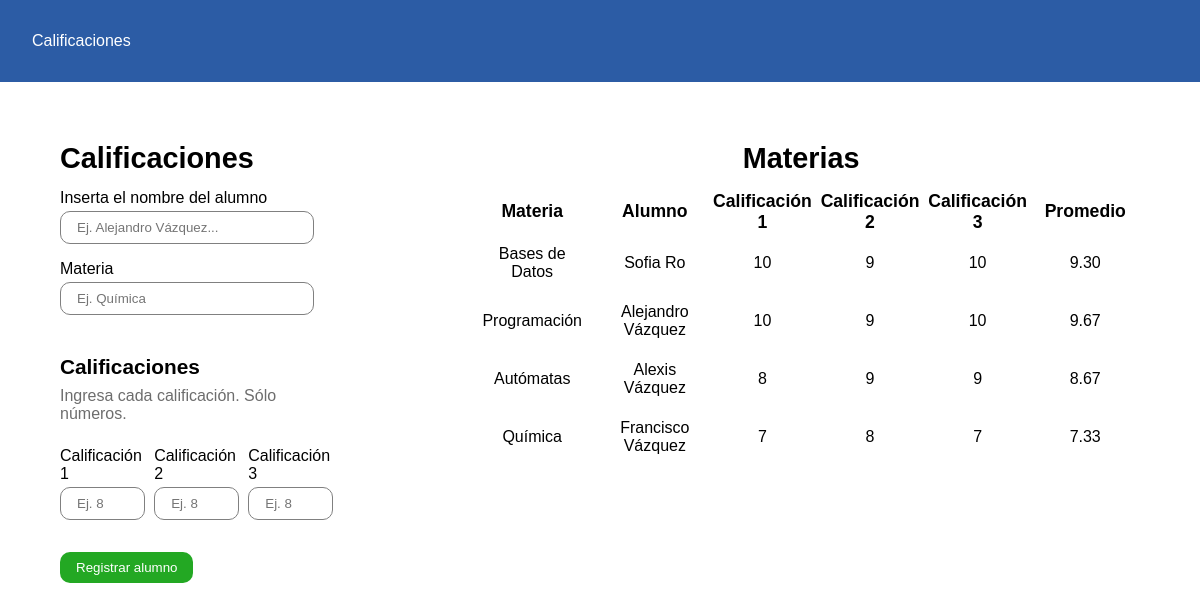
The page / on the database its author committed.
### calificaciones/models.py (models this page shows)
class ListaCalificacion(models.Model):
    alumno= models.CharField('Nombre del alumno', max_length=50)
    materia = models.CharField('Materia', max_length=50)
    calificacion1 = models.IntegerField('Calificación 1')
    calificacion2 = models.IntegerField('Calificación 2')
    calificacion3 = models.IntegerField('Calificación 3')
    promedio = models.DecimalField('Promedio', max_digits=3, decimal_places=2)

### calificaciones/views.py (the view)
# urls.py: path('', views.index, name='index'),
def index(request):
    calificaciones = ListaCalificacion.objects.all()
    return render(request, 'index.html', {"calificaciones": calificaciones})

### templates/index.html (shortened to what this page needs)
<!DOCTYPE html>
<html lang="en">
<head>
</head>
<body>
	<div class="navbar">
		<p>Calificaciones</p>
	</div>
	<div class="row">
		<div class="calificaciones">
			<h2>Calificaciones</h2>
			<form class="formulario" method="POST" action="add">
				<p>Inserta el nombre del alumno</p>
				<input type="text" name="nombre" placeholder="Ej. Alejandro Vázquez...">
				<p>Materia</p>
				<input type="text" name="materia" placeholder="Ej. Química">
				<p class="grades-title">Calificaciones</p>
				<p class="grades-instruction">
					Ingresa cada calificación. Sólo números.
				</p>
				<div class="grades-container">
					<div class="">
						<p>Calificación 1</p>
						<input type="text" name="cal1" placeholder="Ej. 8">
					</div>
					<div class="">
						<p>Calificación 2</p>
						<input type="text" name="cal2" placeholder="Ej. 8">
					</div>
					<div class="">
						<p>Calificación 3</p>
						<input type="text" name="cal3" placeholder="Ej. 8">
					</div>
				</div>
				<button class="send-button" type="submit">Registrar alumno</button>
			</form>
		</div>
		<div class="listing">
			<h2>Materias</h2>
			<table>
				<tr>
					<th>Materia</th>
					<th>Alumno</th>
					<th>Calificación 1</th>
					<th>Calificación 2</th>
					<th>Calificación 3</th>
					<th>Promedio</th>
				</tr>
				{% for item in calificaciones %}
				<tr class="tr-data">
					<td>{{ item.materia }}</td>
					<td>{{ item.alumno }}</td>
					<td>{{ item.calificacion1 }}</td>
					<td>{{ item.calificacion2 }}</td>
					<td>{{ item.calificacion3 }}</td>
					<td>{{ item.promedio }}</td>
				</tr>
				{% endfor %}
			</table>
		</div>
	</div>
</body>
</html>

### templates/index.html (style rules this page uses)
*, :root { margin: 0; padding: 0; font-family: sans-serif; box-sizing: border-box; --x-padding: 1rem; --y-padding: 0.5rem; --border-radius: 10px; --width-grades: 30%; }
h2 { font-size: 1.8rem; }
input[type="text"], input[type="password"] { margin: 0.25rem 0 1rem 0; padding: var(--y-padding) var(--x-padding); width: 90%; border: 1px solid grey; border-radius: var(--border-radius); }
table { text-align: center; margin-top: 2%; }
th { font-size: 1.1rem; }
td { padding: 10px 15px; width: 15%; }
.navbar { display: flex; width: 100vw; color: white; background: rgb(44, 92, 165); align-items: center; padding: 2rem; }
.row { display: flex; }
.calificaciones { width: 35%; padding: 5%; }
.grades-container { display: flex; }
.grades-title { font-size: 1.3rem; font-weight: bold; margin-bottom: 0.5rem; margin-top: 1.5rem; }
.grades-instruction { color: rgb(109, 109, 109); margin-bottom: 1.5rem; }
.formulario { margin-top: 5%; }
.listing { width: calc(100% - var(--width-grades)); padding: 5%; }
.listing h2 { text-align: center; }
.send-button { margin-top: 1rem; padding: var(--y-padding) var(--x-padding); border: none; border-radius: var(--border-radius); background-color: rgb(35, 168, 35); color: white; }

### rows shown on the page
ListaCalificacion: materia "Bases de Datos", alumno "Sofia Ro", calificacion1 "10", calificacion2 "9", calificacion3 "10", promedio "9.30"
ListaCalificacion: materia "Programación", alumno "Alejandro Vázquez", calificacion1 "10", calificacion2 "9", calificacion3 "10", promedio "9.67"
ListaCalificacion: materia "Autómatas", alumno "Alexis Vázquez", calificacion1 "8", calificacion2 "9", calificacion3 "9", promedio "8.67"
ListaCalificacion: materia "Química", alumno "Francisco Vázquez", calificacion1 "7", calificacion2 "8", calificacion3 "7", promedio "7.33"
